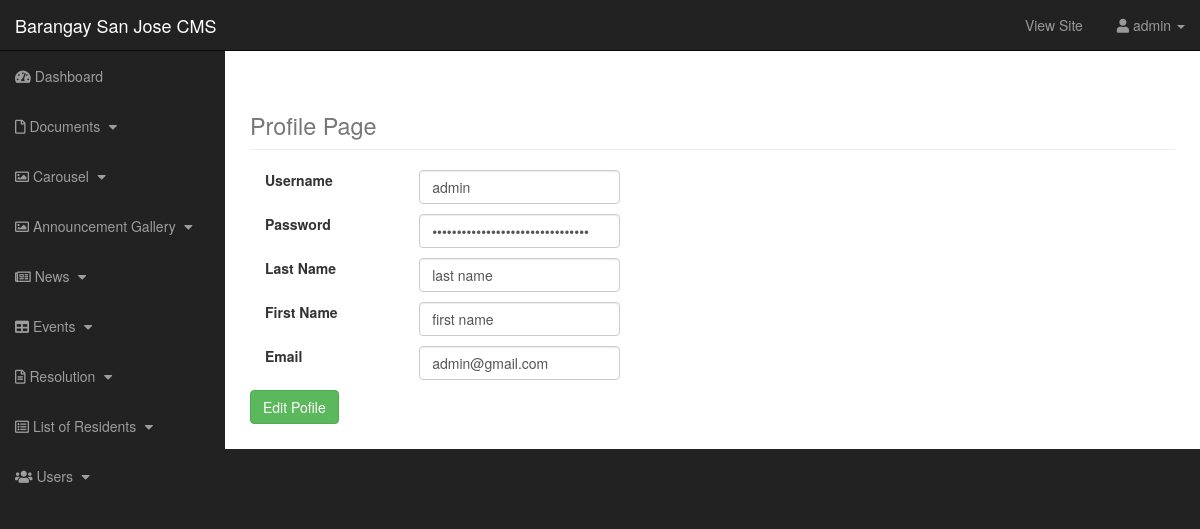
Screenshot of /admin/profile.php (signed in) with the database file from the repository.
### tables this page shows
CREATE TABLE `tbl_users` (
  `user_id` int(11) NOT NULL,
  `user_username` varchar(255) NOT NULL,
  `user_password` varchar(255) NOT NULL,
  `user_lname` varchar(255) NOT NULL,
  `user_fname` varchar(255) NOT NULL,
  `user_email` varchar(255) NOT NULL,
  `user_role` varchar(255) NOT NULL
);

### admin/profile.php (the view, shortened to what this page needs)
<!DOCTYPE html>
<html lang="en">
<?php include('admin_includes/head.php')?>
<?php
    if(isset($_SESSION['userName'])){
        $username = $_SESSION['userName'];
        $sql = "SELECT * FROM tbl_users WHERE user_username='$username'";
        $data = mysqli_query($con,$sql);
        while ($row = mysqli_fetch_assoc($data)) {
            $user_username = $row['user_username'];
            $user_password = $row['user_password'];
            $user_lname = $row['user_lname'];
            $user_fname = $row['user_fname'];
            $user_email = $row['user_email'];
        }
    }
?>
<body>
    <div id="wrapper">
    <?php include('admin_includes/navbar.php')?>
        <div id="page-wrapper">
            <div class="container-fluid">
                <div class="row">
                    <div class="col-lg-12">
                        <h1 class="page-header">
                            <small>Profile Page</small>
                        </h1>
                    </div>
                </div>
                <form method="POST" enctype="multipart/form-data">
                    <div class="row profile-form">
                        <label for="inputEmail3" class="col-sm-2 col-form-label">Username</label>
                        <div class="col-sm-3">
                            <input type="text" class="form-control" id="inputEmail3" name="form_user_username" value="<?php echo $user_username?>">
                        </div>
                    </div>
                    <div class="row profile-form">
                        <label for="password" class="col-sm-2 col-form-label">Password</label>
                        <div class="col-sm-3">
                            <input type="password" class="form-control" id="password" name="form_user_password" value="<?php echo $user_password?>">
                        </div>
                    </div>
                    <div class="row profile-form">
                        <label for="inputEmail3" class="col-sm-2 col-form-label">Last Name</label>
                        <div class="col-sm-3">
                            <input type="text" class="form-control" id="inputEmail3" name="form_user_lname" value="<?php echo $user_lname?>">
                        </div>
                    </div>
                    <div class="row profile-form">
                        <label for="inputEmail3" class="col-sm-2 col-form-label">First Name</label>
                        <div class="col-sm-3">
                            <input type="text" class="form-control" id="inputEmail3" name="form_user_fname" value="<?php echo $user_fname?>">
                        </div>
                    </div>
                    <div class="row profile-form">
                        <label for="inputEmail3" class="col-sm-2 col-form-label">Email</label>
                        <div class="col-sm-3">
                            <input type="email" class="form-control" id="inputEmail3" name="form_user_email" value="<?php echo $user_email?>">
                        </div>
                    </div>
                    <div class="form-group">
                        <button class="btn btn-success mt-5" type="submit" name="btn_update_profile">Edit Pofile</button>
                    </div>
                </form>
            </div>
        </div>
    </div>
</body>
</html>

### admin/css/sb-admin.css (style rules this page uses)
body { margin-top: 100px; background-color: #222; }
@media (min-width: 768px) { body { margin-top: 50px; } }
#wrapper { padding-left: 0; }
#page-wrapper { width: 100%; padding: 0; background-color: #fff; }
@media (min-width: 768px) { #wrapper { padding-left: 225px; } }
@media (min-width: 768px) { #page-wrapper { padding: 10px; } }
.profile-form { margin: 0 0 10px 0; }

### rows the page displays
tbl_users: form_user_username "admin", form_user_lname "last name", form_user_fname "first name", form_user_email "admin@gmail.com"

### other values shown
$_SESSION['userName'] "admin"
